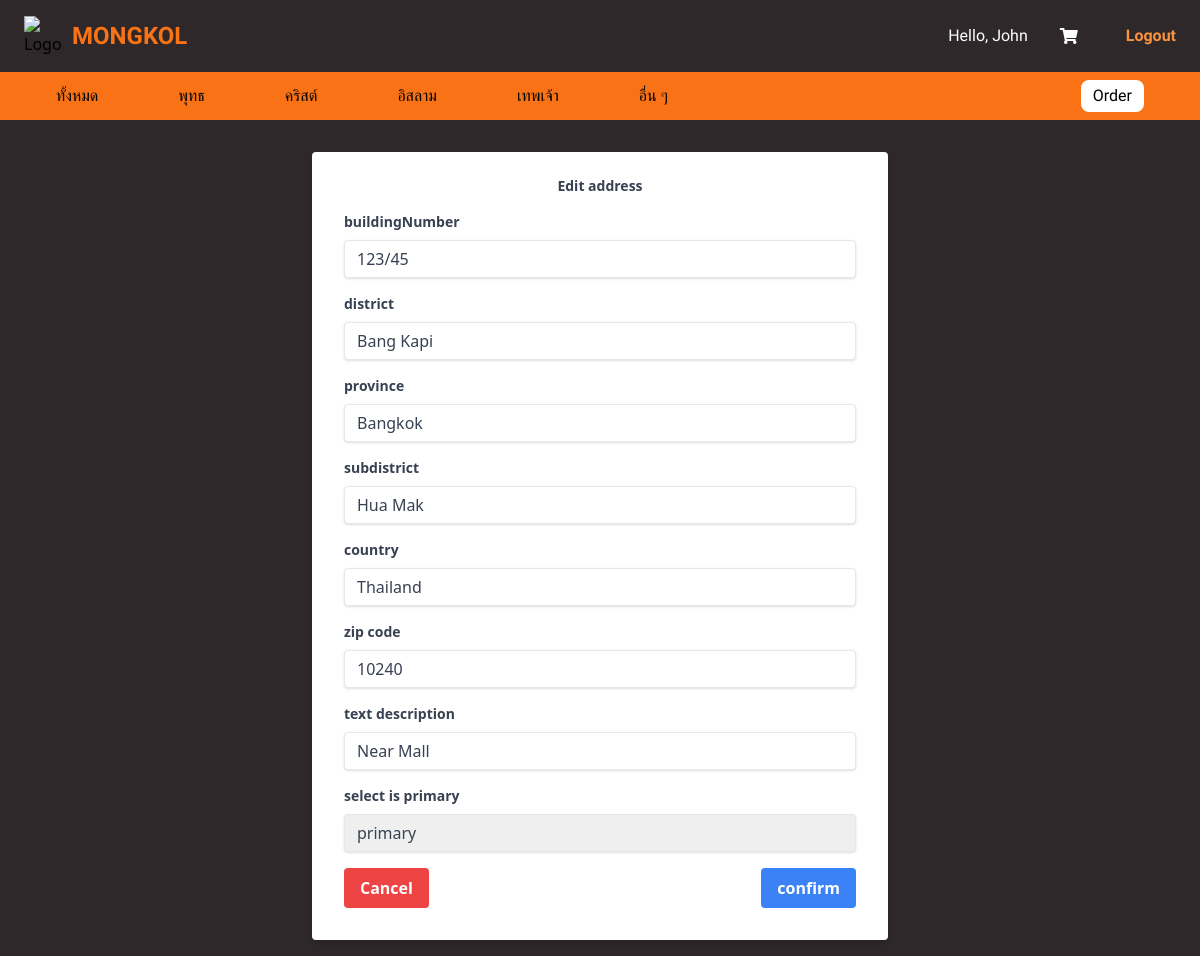
Page /user/edit_address.php?buildingNumber=123/45 (signed in) on the committed database.
### tables this page shows
CREATE TABLE `tbl_address` (
    `user_ID` int(11) NOT NULL,
    `buildingNumber` varchar(20) NOT NULL,
    `district` varchar(100) DEFAULT NULL,
    `province` varchar(100) DEFAULT NULL,
    `subdistrict` varchar(100) DEFAULT NULL,
    `country` varchar(100) DEFAULT NULL,
    `zip_code` varchar(10) DEFAULT NULL,
    `is_primary` tinyint(1) DEFAULT 0,
    `type` varchar(10) DEFAULT 'house',
    `txt` text DEFAULT NULL,
    PRIMARY KEY (`user_ID`, `buildingNumber`),
    FOREIGN KEY (`user_ID`) REFERENCES `tbl_users` (`user_ID`)
);

### user/edit_address.php (the view, shortened to what this page needs)
<!DOCTYPE html>
<html lang="en">
<head>
</head>
<body class = "bg-soft-black">
    <?php
    if(isset($_POST['submit'])){
        require_once('../conn.php');
        session_start();
        $sql1 = "UPDATE tbl_address SET buildingNumber = ? ,district = ? ,province = ? ,subdistrict = ? ,country = ? ,zip_code = ? ,is_primary = ?,txt = ? WHERE buildingNumber = ?";
        $stmt = $conn->prepare($sql1);
        $stmt->bind_param("sssssssss",$_POST['buildingNumber'],$_POST['district'],$_POST['province'],$_POST['subdistrict'],$_POST['country'],$_POST['zip_code'],$_POST['is_primary'],$_POST['txt'],$_GET['buildingNumber']);
        $stmt->execute();
        header("Location: /user/manage_address.php");
    }else{
        require_once("../navbar/nav_user.php");
        $sql = "SELECT * FROM tbl_address WHERE buildingNumber = ?";
        $stmt = $conn->prepare($sql);
        $stmt->bind_param("s",$_GET['buildingNumber']);
        $stmt->execute();
        $result = $stmt->get_result();
        $row = $result->fetch_assoc();
    ?>
    <div class="w-full max-w-xl ml-auto mr-auto text-left" >
  <form class="bg-white shadow-md rounded px-8 pt-6 pb-8 mb-4" method="post" action="<?php $_SERVER['PHP_SELF'];?>" enctype="multipart/form-data">
  <div class="mb-4">
  <label class="block text-gray-700 text-sm font-bold mb-2 text-center">
         Edit address
      </label>
  </div>
  <div class="mb-4">
      <label class="block text-gray-700 text-sm font-bold mb-2">
      buildingNumber
      </label>
      <input class="shadow appearance-none border rounded w-full py-2 px-3 text-gray-700 leading-tight focus:outline-none focus:shadow-outline"  type="text" value="<?php echo $row['buildingNumber'];?>" name="buildingNumber">
    </div>
    <div class="mb-4">
      <label class="block text-gray-700 text-sm font-bold mb-2">
      district
      </label>
      <input class="shadow appearance-none border rounded w-full py-2 px-3 text-gray-700 leading-tight focus:outline-none focus:shadow-outline"  type="text" value="<?php echo $row['district']?>" name="district">
    </div>
    <div class="mb-4">
      <label class="block text-gray-700 text-sm font-bold mb-2">
      province
      </label>
      <input class="shadow appearance-none border rounded w-full py-2 px-3 text-gray-700 leading-tight focus:outline-none focus:shadow-outline"  type="text" value="<?php echo $row['province'];?>" name="province">
    </div>
    <div class="mb-4">
      <label class="block text-gray-700 text-sm font-bold mb-2">
      subdistrict
      </label>
      <input class="shadow appearance-none border rounded w-full py-2 px-3 text-gray-700 leading-tight focus:outline-none focus:shadow-outline"  type="text" value="<?php echo $row['subdistrict'];?>" name="subdistrict">
    </div>
    <div class="mb-4">
      <label class="block text-gray-700 text-sm font-bold mb-2">
      country
      </label>
      <input class="shadow appearance-none border rounded w-full py-2 px-3 text-gray-700 leading-tight focus:outline-none focus:shadow-outline" type="text" value="<?php echo $row['country'];?>" name="country">
    </div>
    <div class="mb-4">
      <label class="block text-gray-700 text-sm font-bold mb-2">
      zip code
      </label>
      <input class="shadow appearance-none border rounded w-full py-2 px-3 text-gray-700 leading-tight focus:outline-none focus:shadow-outline" type="text" value="<?php echo $row['zip_code'];?>" name="zip_code">
    </div>
    <div class="mb-4">
      <label class="block text-gray-700 text-sm font-bold mb-2">
      text description
      </label>
      <input class="shadow appearance-none border rounded w-full py-2 px-3 text-gray-700 leading-tight focus:outline-none focus:shadow-outline" type="text" value="<?php echo $row['txt'];?>" name="txt">
    </div>
    <div class="mb-4">
    <label class="block text-gray-700 text-sm font-bold mb-2">
      select is primary
      </label>
    <select name="is_primary" id="is_primary" class="shadow appearance-none border rounded w-full py-2 px-3 text-gray-700 leading-tight focus:outline-none focus:shadow-outline">
            <?php
                    if($row['is_primary'] == 1){
                        echo "<option value= '1' selected >primary</option>";
                    }else{
                        echo "<option value= '1'>primary</option>";
                        echo "<option value= '0' selected>secondary</option>";
                    }
            ?>
        </select>
        </div>
    <div class="flex items-center justify-between">
    <a href="manage_address.php" class="bg-red-500 hover:bg-red-700 text-white font-bold py-2 px-4 rounded focus:outline-none focus:shadow-outline">
        Cancel
        </a>
      <button class="bg-blue-500 hover:bg-blue-700 text-white font-bold py-2 px-4 rounded focus:outline-none focus:shadow-outline" type="submit" name ="submit">
        confirm
      </button>
    </div>
  </form>
</div>
<?php
    }
?>
</body>
</html>

### style.css (style rules this page uses)
.bg-soft-black { background-color: #2E282A; }

### rows in the picture
tbl_address: buildingNumber "123/45", district "Bang Kapi", province "Bangkok", subdistrict "Hua Mak", country "Thailand", zip_code "10240", txt "Near Mall", is_primary "primary"

### other values in the picture
$_SESSION["firstName"] "John"
